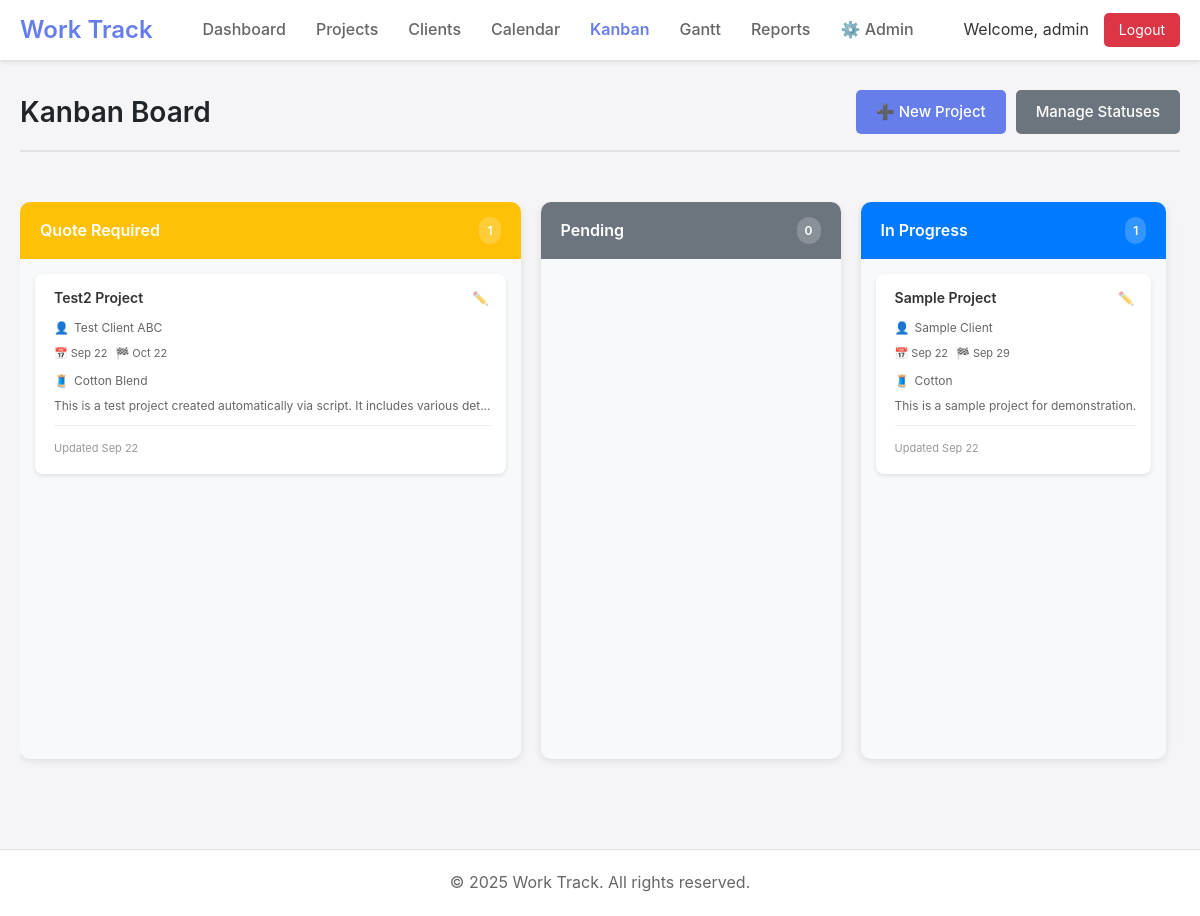
Before: /kanban.php (signed in) with the older database file.
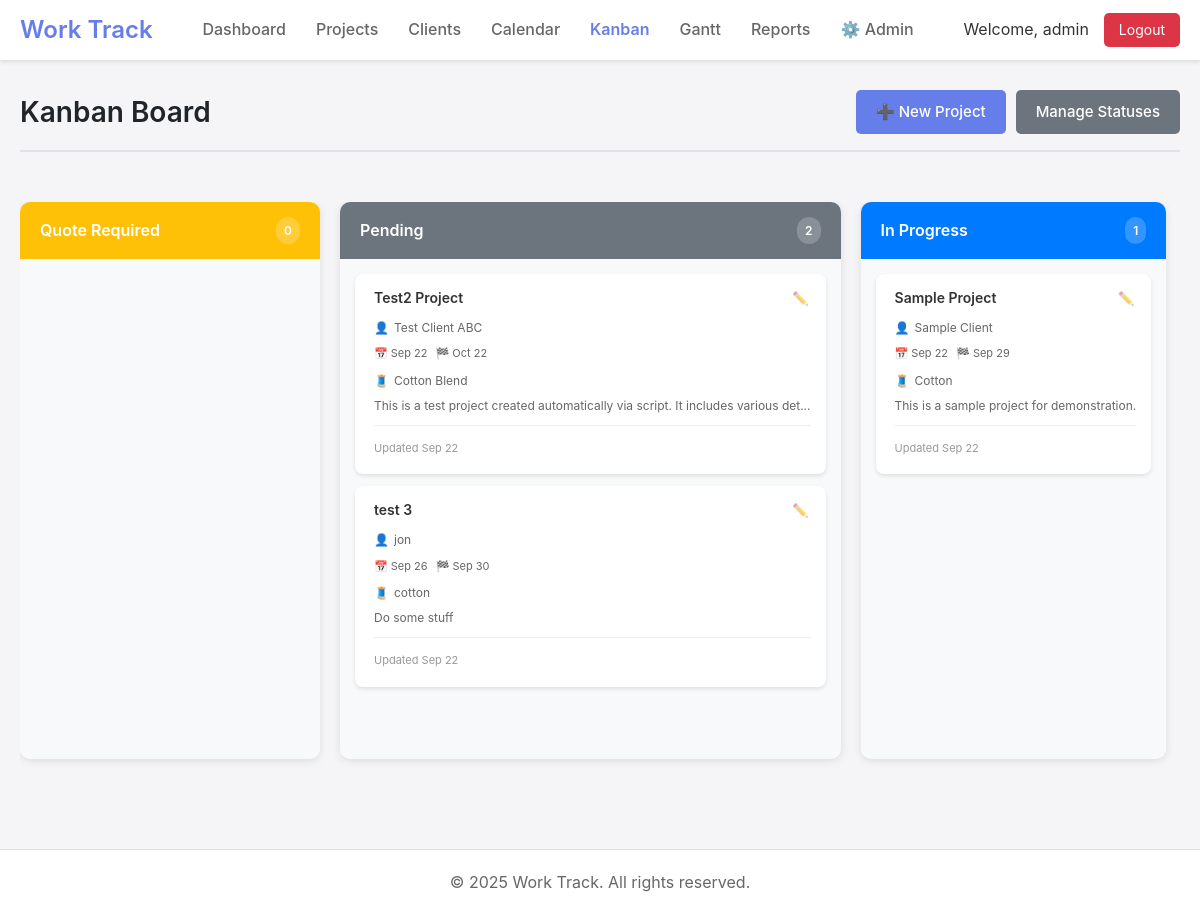
After: the same page with the newer database file.
### tables this page shows
CREATE TABLE project_statuses (
    id INTEGER PRIMARY KEY AUTOINCREMENT,
    name TEXT NOT NULL,
    color TEXT DEFAULT '#007bff',
    sort_order INTEGER DEFAULT 0,
    is_active BOOLEAN DEFAULT 1
);

CREATE TABLE projects (
    id INTEGER PRIMARY KEY AUTOINCREMENT,
    title TEXT NOT NULL,
    details TEXT,
    client_id INTEGER REFERENCES clients(id),
    start_date DATE,
    completion_date DATE,
    status_id INTEGER REFERENCES project_statuses(id),
    created_date DATETIME DEFAULT CURRENT_TIMESTAMP,
    fabric TEXT,
    created_by INTEGER REFERENCES users(id),
    updated_by INTEGER REFERENCES users(id),
    updated_at DATETIME DEFAULT CURRENT_TIMESTAMP,
    template_id INTEGER REFERENCES project_templates(id)
);

CREATE TABLE clients (
    id INTEGER PRIMARY KEY AUTOINCREMENT,
    name TEXT NOT NULL,
    address TEXT,
    phone TEXT,
    email TEXT,
    remarks TEXT,
    created_at DATETIME DEFAULT CURRENT_TIMESTAMP,
    updated_at DATETIME DEFAULT CURRENT_TIMESTAMP,
    created_by INTEGER REFERENCES users(id),
    updated_by INTEGER REFERENCES users(id)
);

### includes/db.php (called while the page is built, shortened)
<?php
class Database {
    private static $instance = null;
    private $conn;
    private function __construct() {
        try {
            $this->conn = new PDO('sqlite:' . DB_PATH);
            $this->conn->setAttribute(PDO::ATTR_ERRMODE, PDO::ERRMODE_EXCEPTION);
            $this->conn->setAttribute(PDO::ATTR_DEFAULT_FETCH_MODE, PDO::FETCH_ASSOC);
            $this->conn->exec('PRAGMA foreign_keys = ON');
        } catch (PDOException $e) {
            die("Connection failed: " . $e->getMessage());
        }
    }
    public static function getInstance() {
        if (!self::$instance) {
            self::$instance = new Database();
        }
        return self::$instance;
    }
    public function query($sql, $params = []) {
        try {
            $stmt = $this->conn->prepare($sql);
            $stmt->execute($params);
            return $stmt;
        } catch (PDOException $e) {
            if (DEBUG_MODE) {
                throw $e;
            }
            error_log($e->getMessage());
            return false;
        }
    }
    public function fetchAll($sql, $params = []) {
        $stmt = $this->query($sql, $params);
        return $stmt ? $stmt->fetchAll() : [];
    }
}
?>

### includes/models/ProjectStatus.php (called while the page is built, shortened)
<?php
require_once dirname(__DIR__) . '/db.php';
class ProjectStatus {
    private $db;
    public function __construct() {
        $this->db = Database::getInstance();
    }
    public function getAll($includeInactive = false) {
        $sql = "SELECT * FROM project_statuses";
        if (!$includeInactive) {
            $sql .= " WHERE is_active = 1";
        }
        $sql .= " ORDER BY sort_order ASC";
        return $this->db->fetchAll($sql);
    }
}

### includes/models/Project.php (called while the page is built, shortened)
<?php
require_once dirname(__DIR__) . '/db.php';
class Project {
    private $db;
    public function __construct() {
        $this->db = Database::getInstance();
    }
    public function getByStatus($statusId) {
        return $this->db->fetchAll("
            SELECT p.*, c.name as client_name, ps.color as status_color
            FROM projects p
            LEFT JOIN clients c ON p.client_id = c.id
            LEFT JOIN project_statuses ps ON p.status_id = ps.id
            WHERE p.status_id = :status_id
            ORDER BY p.start_date ASC
        ", ['status_id' => $statusId]);
    }
}

### kanban.php (the view, shortened to what the changed rows need)
<?php
require_once 'includes/header.php';
require_once 'includes/models/Project.php';
require_once 'includes/models/ProjectStatus.php';
$projectModel = new Project();
$statusModel = new ProjectStatus();
$statuses = $statusModel->getAll();
$projectsByStatus = [];
foreach ($statuses as $status) {
    $projectsByStatus[$status['id']] = $projectModel->getByStatus($status['id']);
}
?>
<div class="page-header">
    <h1 class="page-title">Kanban Board</h1>
</div>
<div class="kanban-container">
    <div class="kanban-board">
        <?php foreach ($statuses as $status): ?>
            <div class="kanban-column" data-status-id="<?php echo $status['id']; ?>">
                <div class="column-header" style="background: <?php echo $status['color']; ?>;">
                    <h3 class="column-title"><?php echo htmlspecialchars($status['name']); ?></h3>
                    <div class="column-count"><?php echo count($projectsByStatus[$status['id']]); ?></div>
                </div>
                <div class="column-body" data-status-id="<?php echo $status['id']; ?>">
                    <?php foreach ($projectsByStatus[$status['id']] as $project): ?>
                        <div class="project-card"
                             data-project-id="<?php echo $project['id']; ?>"
                             data-status-id="<?php echo $project['status_id']; ?>"
                             draggable="true">
                            <div class="card-header">
                                <h4 class="card-title"><?php echo htmlspecialchars($project['title']); ?></h4>
                                <div class="card-actions">
                                    <button onclick="editProject(<?php echo $project['id']; ?>)" class="btn-icon">✏️</button>
                                </div>
                            </div>
                            <div class="card-body">
                                <?php if ($project['client_name']): ?>
                                    <div class="card-client">
                                        <span class="client-icon">👤</span>
                                        <?php echo htmlspecialchars($project['client_name']); ?>
                                    </div>
                                <?php endif; ?>
                                <?php if ($project['start_date'] || $project['completion_date']): ?>
                                    <div class="card-dates">
                                        <?php if ($project['start_date']): ?>
                                            <span class="date-start">📅 <?php echo date('M j', strtotime($project['start_date'])); ?></span>
                                        <?php endif; ?>
                                        <?php if ($project['completion_date']): ?>
                                            <span class="date-end">🏁 <?php echo date('M j', strtotime($project['completion_date'])); ?></span>
                                        <?php endif; ?>
                                    </div>
                                <?php endif; ?>
                                <?php if ($project['fabric']): ?>
                                    <div class="card-fabric">
                                        <span class="fabric-icon">🧵</span>
                                        <?php echo htmlspecialchars($project['fabric']); ?>
                                    </div>
                                <?php endif; ?>
                                <?php if ($project['details']): ?>
                                    <div class="card-details">
                                        <?php echo htmlspecialchars(substr($project['details'], 0, 80) . (strlen($project['details']) > 80 ? '...' : '')); ?>
                                    </div>
                                <?php endif; ?>
                            </div>
                            <div class="card-footer">
                                <small class="text-muted">
                                    Updated <?php echo date('M j', strtotime($project['updated_at'])); ?>
                                </small>
                            </div>
                        </div>
                    <?php endforeach; ?>
                </div>
            </div>
        <?php endforeach; ?>
    </div>
</div>
<?php require_once 'includes/footer.php'; ?>

Changed rows visible on the page:
changed project_statuses "Quote Required": id "1" → "0"; loses projects (title "Test2 Project", client.name "Test Client ABC", start_date "Sep 22", completion_date "Oct 22", fabric "Cotton Blend", details "This is a test project created automatically via script. It includes various det...", updated_at "Sep 22")
changed project_statuses "Pending": id "0" → "2"; gains projects (title "Test2 Project", client.name "Test Client ABC", start_date "Sep 22", completion_date "Oct 22", fabric "Cotton Blend", details "This is a test project created automatically via script. It includes various det...", updated_at "Sep 22")
added projects: title "test 3", client.name "jon", start_date "Sep 26", completion_date "Sep 30", fabric "cotton", details "Do some stuff", updated_at "Sep 22", shown under project_statuses "Pending"
